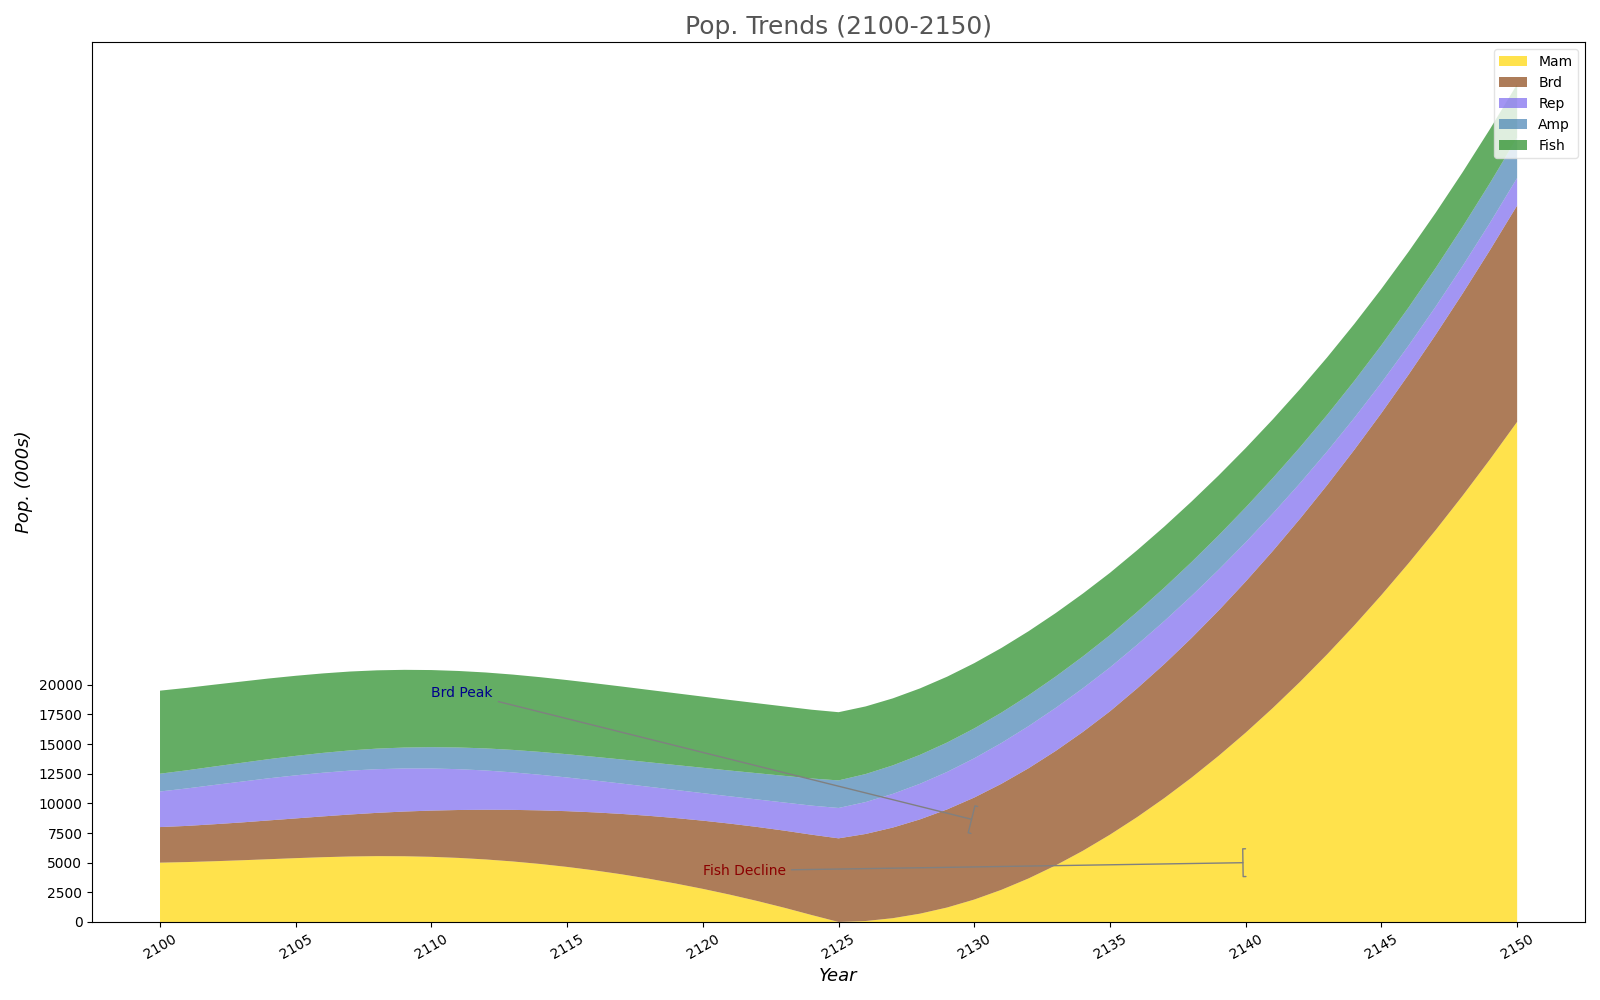

This figure's Python source:
import matplotlib.pyplot as plt
import numpy as np

years = np.arange(2100, 2151)

# Manually alter within each species' population maintaining the dimensional structure
mammals_population = np.array([5000, 5050, 5120, 5200, 5290, 5380, 5460, 5520, 5550, 5540,
                               5490, 5400, 5270, 5100, 4890, 4640, 4350, 4020, 3650, 3240,
                               2790, 2300, 1770, 1200, 590, 0, 80, 320, 700, 1220, 1890, 2710, 3670, 4770, 6000, 7360, 8840, 10440, 12160, 14000, 15960, 18040, 20240, 22560, 25000, 27560, 30240, 33040, 35960, 39000, 42160,])
birds_population = np.array([3000, 3050, 3120, 3190, 3270, 3350, 3440, 3540, 3650, 3770,
                             3900, 4040, 4190, 4350, 4520, 4700, 4890, 5090, 5300, 5520,
                             5750, 5990, 6240, 6500, 6770, 7050, 7340, 7640, 7950, 8270,
                             8600, 8940, 9290, 9650, 10020, 10400, 10850, 11300, 11770, 12250, 12740, 13240, 13750, 14270, 14800, 15340, 15900, 16470, 17050, 17640, 18240])
reptiles_population = np.array([3000, 3160, 3310, 3440, 3550, 3630, 3680, 3700, 3680, 3630,
                                3550, 3440, 3310, 3160, 3000, 2840, 2690, 2560, 2450, 2370,
                                2320, 2300, 2320, 2370, 2450, 2560, 2690, 2840, 3000, 3160,
                                3310, 3440, 3550, 3630, 3680, 3700, 3680, 3630, 3550, 3440, 3310, 3160, 3000, 2840, 2690, 2560, 2450, 2370, 2320, 2300, 2320])
amphibians_population = np.array([1500, 1528, 1556, 1585, 1614, 1643, 1673, 1703, 1734, 1765,
                                  1797, 1829, 1862, 1895, 1928, 1962, 1996, 2031, 2066, 2102,
                                  2138, 2174, 2211, 2248, 2286, 2324, 2362, 2401, 2440, 2479,
                                  2519, 2559, 2600, 2641, 2683, 2725, 2767, 2810, 2853, 2897, 2941, 2985, 3030, 3075, 3121, 3167, 3213, 3260, 3307, 3354, 3402])
fish_population = np.array([7000, 6950, 6900, 6850, 6800, 6750, 6700, 6650, 6600, 6550,
                            6500, 6450, 6400, 6350, 6300, 6250, 6200, 6150, 6100, 6050,
                            6000, 5950, 5900, 5850, 5800, 5750, 5700, 5650, 5600, 5550,
                            5500, 5450, 5400, 5350, 5300, 5250, 5200, 5150, 5100, 5050, 5000, 4950, 4900, 4850, 4800, 4750, 4700, 4650, 4600, 4550, 4500])

species_data = np.vstack([
    mammals_population,
    birds_population,
    reptiles_population,
    amphibians_population,
    fish_population
])

plt.figure(figsize=(16, 10))

plt.stackplot(years, species_data, labels=['Mam', 'Brd', 'Rep', 'Amp', 'Fish'],
              colors=['#FFD700', '#8B4513', '#7B68EE', '#4682B4', '#228B22'], alpha=0.7)

plt.title("Pop. Trends (2100-2150)", fontsize=18, fontweight='medium', color='#555555')
plt.xlabel("Year", fontsize=13, fontstyle='italic')
plt.ylabel("Pop. (000s)", fontsize=13, fontstyle='italic')

plt.xticks(years[::5], rotation=30)
plt.yticks(np.arange(0, 21000, 2500))
plt.grid(False)

plt.legend(loc='upper right', fontsize=10, facecolor='white', edgecolor='#DDDDDD')

plt.annotate('Brd Peak', xy=(2130, birds_population[30]), xytext=(2110, 19000),
             arrowprops=dict(arrowstyle='-[', color='gray'), fontsize=10, color='darkblue')
plt.annotate('Fish Decline', xy=(2140, fish_population[40]), xytext=(2120, 4000),
             arrowprops=dict(arrowstyle='-[', color='gray'), fontsize=10, color='darkred')

plt.tight_layout()

plt.show()
